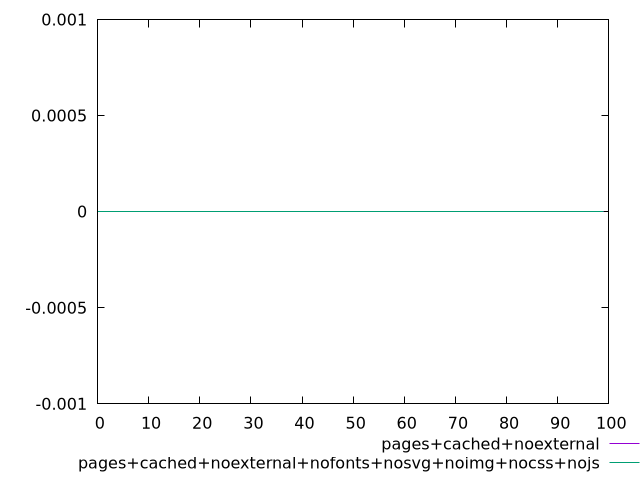

Write gnuplot code to recreate this figure.
$_pagesCachedNoexternal <<EOF
0
0
0
0
0
0
0
0
0
0
0
0
0
0
0
0
0
0
0
0
0
0
0
0
0
0
0
0
0
0
0
0
0
0
0
0
0
0
0
0
0
0
0
0
0
0
0
0
0
0
0
0
0
0
0
0
0
0
0
0
0
0
0
0
0
0
0
0
0
0
0
0
0
0
0
0
0
0
0
0
0
0
0
0
0
0
0
0
0
0
0
0
0
0
0
0
0
0
0
0
EOF
$_pagesCachedNoexternalNofontsNosvgNoimgNocssNojs <<EOF
0
0
0
0
0
0
0
0
0
0
0
0
0
0
0
0
0
0
0
0
0
0
0
0
0
0
0
0
0
0
0
0
0
0
0
0
0
0
0
0
0
0
0
0
0
0
0
0
0
0
0
0
0
0
0
0
0
0
0
0
0
0
0
0
0
0
0
0
0
0
0
0
0
0
0
0
0
0
0
0
0
0
0
0
0
0
0
0
0
0
0
0
0
0
0
0
0
0
0
0
EOF
set key outside below
set terminal pngcairo
set output "report_00006_2020-11-02T20-21-41.718Z/offscreen-images/offscreen-images_pages+cached+noexternal_pages+cached+noexternal+nofonts+nosvg+noimg+nocss+nojs.png"
set yrange [-0.001:0.001]
plot $_pagesCachedNoexternal title "pages+cached+noexternal" with line ,$_pagesCachedNoexternalNofontsNosvgNoimgNocssNojs title "pages+cached+noexternal+nofonts+nosvg+noimg+nocss+nojs" with line ,
